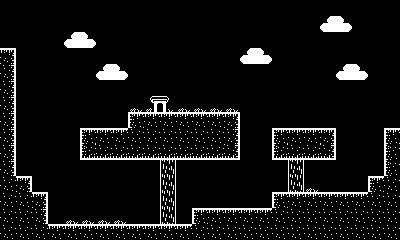

A 2D game scene composited from a Tiled map and its tileset images. What follows is a short description and the map's XML, with every tile layer's data as written:
An orthogonal 25x15 tile map with 16x16 px tiles, 2 tile layers (solids, scenery).

<map version="1.5" tiledversion="1.7.1" orientation="orthogonal" renderorder="right-down" width="25" height="15" tilewidth="16" tileheight="16" infinite="0" nextlayerid="4" nextobjectid="1">
 <editorsettings>
  <export target="map..lua" format="lua" />
 </editorsettings>
 <tileset firstgid="1" source="basic platformer.tsx" />
 <layer id="1" name="solids" width="25" height="15">
  <data encoding="csv">
0,0,0,0,0,0,0,0,0,0,0,0,0,0,0,0,0,0,0,0,0,0,0,0,0,
0,0,0,0,0,0,0,0,0,0,0,0,0,0,0,0,0,0,0,0,0,0,0,0,0,
0,0,0,0,0,0,0,0,0,0,0,0,0,0,0,0,0,0,0,0,0,0,0,0,0,
17,0,0,0,0,0,0,0,0,0,0,0,0,0,0,0,0,0,0,0,0,0,0,0,0,
24,0,0,0,0,0,0,0,0,0,0,0,0,0,0,0,0,0,0,0,0,0,0,0,0,
24,0,0,0,0,0,0,0,0,0,0,0,0,0,0,0,0,0,0,0,0,0,0,0,0,
24,0,0,0,0,0,0,0,0,0,0,0,0,0,0,0,0,0,0,0,0,0,0,0,0,
24,0,0,0,0,0,0,0,15,16,16,16,16,16,17,0,0,0,0,0,0,0,0,0,0,
24,0,0,0,0,15,16,16,23,23,23,23,23,23,24,0,0,15,16,16,17,0,0,0,15,
24,0,0,0,0,29,30,30,30,30,30,30,30,30,31,0,0,29,30,30,31,0,0,0,22,
24,0,0,0,0,0,0,0,0,0,0,0,0,0,0,0,0,0,0,0,0,0,0,0,22,
23,17,0,0,0,0,0,0,0,0,0,0,0,0,0,0,0,0,0,0,0,0,0,15,23,
23,23,17,0,0,0,0,0,0,0,0,0,0,0,0,0,0,15,16,16,16,16,16,23,23,
23,23,24,0,0,0,0,0,0,0,0,0,15,16,16,16,16,23,23,23,23,23,23,23,23,
23,23,23,16,16,16,16,16,16,16,16,16,23,23,23,23,23,23,23,23,23,23,23,23,23
</data>
 </layer>
 <layer id="2" name="scenery" width="25" height="15">
  <data encoding="csv">
0,0,0,0,0,0,0,0,0,0,0,0,0,0,0,0,0,0,0,0,0,0,0,0,0,
0,0,0,0,0,0,0,0,0,0,0,0,0,0,0,0,0,0,0,0,43,44,0,0,0,
0,0,0,0,43,44,0,0,0,0,0,0,0,0,0,0,0,0,0,0,0,0,0,0,0,
0,0,0,0,0,0,0,0,0,0,0,0,0,0,0,43,44,0,0,0,0,0,0,0,0,
0,0,0,0,0,0,43,44,0,0,0,0,0,0,0,0,0,0,0,0,0,43,44,0,0,
0,0,0,0,0,0,0,0,0,0,0,0,0,0,0,0,0,0,0,0,0,0,0,0,0,
0,0,0,0,0,0,0,0,38,36,37,38,38,38,38,0,0,0,0,0,0,0,0,0,0,
0,0,0,0,0,0,0,0,0,0,0,0,0,0,0,0,0,0,0,0,0,0,0,0,0,
0,0,0,0,0,0,0,0,0,0,0,0,0,0,0,0,0,0,0,0,0,0,0,0,0,
0,0,0,0,0,0,0,0,0,0,0,0,0,0,0,0,0,0,0,0,0,0,0,0,0,
0,0,0,0,0,0,0,0,0,0,45,0,0,0,0,0,0,0,45,0,0,0,0,0,0,
0,0,0,0,0,0,0,0,0,0,45,0,0,0,0,0,0,0,45,38,0,0,0,0,0,
0,0,0,0,0,0,0,0,0,0,45,0,0,0,0,0,0,0,0,0,0,0,0,0,0,
0,0,0,0,38,38,38,38,0,0,45,0,0,0,0,0,0,0,0,0,0,0,0,0,0,
0,0,0,0,0,0,0,0,0,0,0,0,0,0,0,0,0,0,0,0,0,0,0,0,0
</data>
 </layer>
</map>
